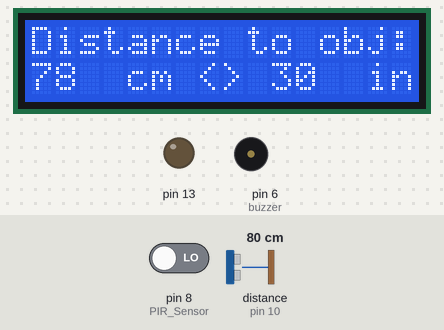
Bench run of a sketch on a simulated Arduino Uno, built with avr-gcc and run on an emulated ATmega328P. On the bench: 16×2 character LCD, output pins drawn as LEDs (lit = HIGH), buzzer (waves = sounding). Wiring (inferred from the names in the program): ultrasonic range finder: trigger pin 9; echo pin 10. Inputs (shaded band) come from the test bench; at power-on: pin 8 (PIR_Sensor) LOW, distance to the obstacle (sensor on pin 10) 80 cm. The echo pulse lasts 58.3 µs per cm; pins used as bus, display or sensor lines are not drawn.

Above: at 1.2 s.
1.3 s: pin 8 (PIR_Sensor) driven HIGH
At 2.5 s:
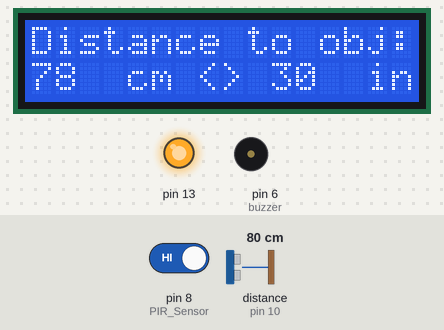
2.8 s: pin 8 (PIR_Sensor) driven LOW
At 3.9 s:
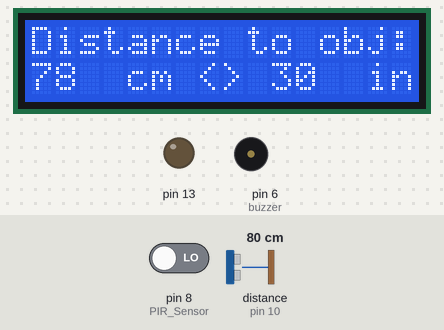
5.8 s: distance to the obstacle (sensor on pin 10) set to 2 cm
At 7.0 s:
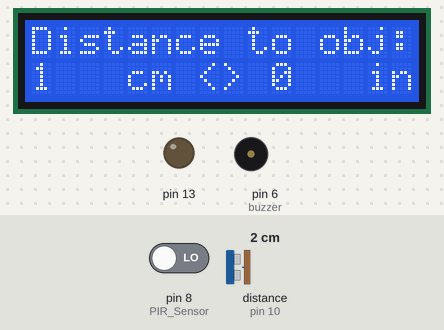
8.8 s: distance to the obstacle (sensor on pin 10) set to 4 cm
At 9.2 s:
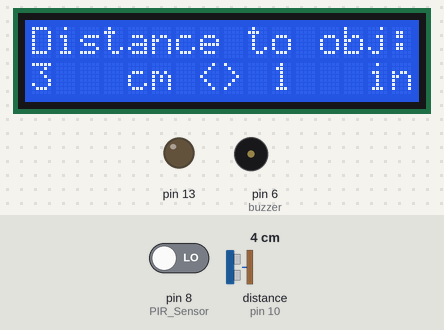
10.3 s: distance to the obstacle (sensor on pin 10) set to 9 cm
At 11.7 s:
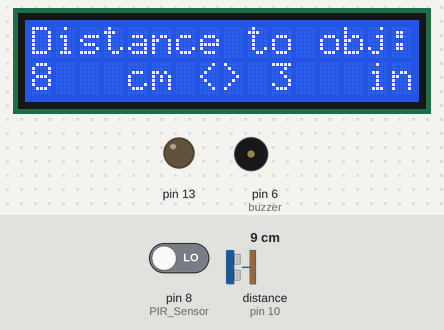
Timing chart, 0 to 13.3 s (numbered marks = the images above; inputs shaded):
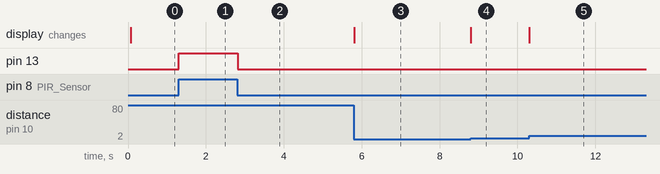

The sketch:

TEST_LCD_Display.ino
```cpp
/*  ============================================================================
 *  === TEST_LCD_Display.ino ========================================================
 *  ========================================================================= */
/** \file TEST_LCD_Display.cpp
 *
 *  \author Joseph Spear
 *
 *  \brief  Tesing the HCSR04, Peizo Buzzer, and the SD1602H LCD Display
 *
 *   ## Description
 *
 *  Random LCD Tests to get used to it.
 *  Also will use HCSR04 Ultrasonic Sensors
 *  June 28, 2021
 *
 *
 *
 ******************************************************************************/


// Include the LiquidCrystal library
#include <LiquidCrystal.h>


/* ***************************************************************************************************************************************************
 *                                           Globals
 ****************************************************************************************************************************************************/

// Initialization of pins and timing constants

/** ***********************************************************************/ /**
 *  @var trigPin
 *  \brief  The input trigger pin of the HCSR04
*******************************************************************************/
const int trigPin = 9;
/** ***********************************************************************/ /**
 *  @var echoPin
 *  \brief  The output echo pin of the HCSR04
*******************************************************************************/
const int echoPin = 10;
/** ***********************************************************************/ /**
 *  @var buzzer
 *  \brief  The pin for the piezo buzzer
*******************************************************************************/
const int buzzer = 6;
/** ***********************************************************************/ /**
 *  @var PIR_Sensor
 *  \brief  The pin for the Inferred Sensor. Currently unutilized.
*******************************************************************************/
const int PIR_Sensor= 8; // Inferred sensor

const int refresh = 7;
const int timer = 500;

/** ***********************************************************************/ /**
 *  @var rs
 *  \brief  The Register Select for the LCD Screen
*******************************************************************************/
const int rs = 12;
/** ***********************************************************************/ /**
 *  @var en
 *  \brief  The Enable for the LCD Screen
*******************************************************************************/
const int en = 11;
/** ***********************************************************************/ /**
 *  @var d4
 *  \brief  The fifth binary digit for the LCD Screen
*******************************************************************************/
const int d4 = 5;
/** ***********************************************************************/ /**
 *  @var d5
 *  \brief  The sixth binary digit for the LCD Screen
*******************************************************************************/
const int d5 = 4;
/** ***********************************************************************/ /**
 *  @var d6
 *  \brief  The seventh binary digit for the LCD Screen
*******************************************************************************/
const int d6 = 3;
/** ***********************************************************************/ /**
 *  @var d7
 *  \brief  The eighth binary digit for the LCD Screen
*******************************************************************************/
const int d7 = 2;


/** ***********************************************************************/ /**
 *  @fn lcd
 *  \brief  The LiquidCrystal object from the LiquidCrystal Library which initializes the LCD screen to opeate based on the input pins.
*******************************************************************************/
LiquidCrystal lcd(rs, en, d4, d5, d6, d7);

int ultraSonicDistance(void);


/* ***************************************************************************************************************************************************
 *                                           Arduino Setup
 ****************************************************************************************************************************************************/


void setup() {
  // Starts the serial communication
  Serial.begin(9600);
  // Sets the trigPin as an Output
  pinMode(trigPin, OUTPUT);
  // Sets the echoPin as an Input
  pinMode(echoPin, INPUT);

  pinMode(buzzer, OUTPUT);
  pinMode(PIR_Sensor, INPUT);
  pinMode(13, OUTPUT);


  // Set up the LCD's number of columns and rows:
  lcd.begin(16, 2);


  // Print message to screen
  lcd.setCursor(0,0);

  lcd.print("Distance to obj:");
}

void loop() {

  /** ***********************************************************************/ /**
   *  @var sense
   *  \brief  Stores most recent Inferred Sensor data (On/Off)
  *******************************************************************************/
  int sense = digitalRead(PIR_Sensor);

  /** ***********************************************************************/ /**
   *  @var distance
   *  \brief  Stores most recent distance from HCSR-04
  *******************************************************************************/
  int distance = ultraSonicDistance();

  /** ***********************************************************************/ /**
   *  @var distance
   *  \brief  Stores most recent distance from HCSR-04 in Inches
  *******************************************************************************/
  int distanceIN = distance * 0.3937;

  // When the inferred sensor has a value, turn on the LED and turn on the buzzer. Turn off otherwise
  if (sense != 0)
  {
    digitalWrite(13, HIGH);
    tone(buzzer, 900);
  }
  else
  {
    digitalWrite(13, LOW);
    noTone(buzzer);
  }


 // Displaying distance to the LCD Screen

  // Show distance in cm
  lcd.setCursor(0,1);
  lcd.print(distance);
  lcd.setCursor(4,1);
  lcd.print("cm");

  if(distance < 100)
  {
    lcd.setCursor(2,1);
    lcd.print(" ");

    if(distance < 10)
    {
    lcd.setCursor(1,1);
    lcd.print(" ");
    }
  }

  lcd.setCursor(7,1);
  lcd.print("<>");

  // Show distance in in
  lcd.setCursor(10,1);
  lcd.print(distanceIN);
  lcd.setCursor(14,1);
  lcd.print("in");

  if(distanceIN < 100)
  {
    lcd.setCursor(12,1);
    lcd.print(" ");

    if(distanceIN < 10)
    {
      lcd.setCursor(11,1);
      lcd.print(" ");
    }
  }
  tone(6, distance*10);
}


/* ***************************************************************************************************************************************************
 *                                           Functions
 ****************************************************************************************************************************************************/


int ultraSonicDistance(void)
{

  long duration = 0;
  int distance = 0;
  // Clears the trigPin
  digitalWrite(trigPin, LOW);
  delayMicroseconds(2);

  // Sets the trigPin on HIGH state for 10 micro seconds
  digitalWrite(trigPin, HIGH);
  delayMicroseconds(10);
  digitalWrite(trigPin, LOW);

  // Reads the echoPin, returns the sound wave travel time in microseconds
  duration = pulseIn(echoPin, HIGH);

  // Calculating the distance
  distance= duration*0.034/2;

  return distance;
}
```

TEST_Seven_Segment_Display.cpp
```cpp
/*  ============================================================================
 *  === TEST_Seven_Segment_Display.ino ========================================================
 *  ========================================================================= */
/** \file TEST_Seven_Segment_Display.cpp
 *
 *  \author Joseph Spear
 *
 *  \brief  Testing the HCSR04 and Seven-Segment Digital Display
 *
 *
 *   ## Description
 *
 *  This is a test function to Work with the HCSR04 Ultrasonic Sensor.
 *  Sourced from: https://www.theengineeringprojects.com/2017/08/ultrasonic-sensor-arduino-interfacing.html
 *  June 23, 2021.
 *
 *
 *
 ******************************************************************************/


/* ***************************************************************************************************************************************************
 *                                           Definitions
 ****************************************************************************************************************************************************/

/**
 * \def D_ONE
 * \brief Setting Arduino Pin D2 to be Pin 1 on the 7-segment display
 */
#define D_ONE 2
const int G = D_ONE;

/**
 * \def D_THREE
 * \brief Setting Arduino Pin D3 to be Pin 3 on the 7-segment display
 */
#define D_THREE  3
const int A = D_THREE;

/**
 * \def D_FOUR
 * \brief Setting Arduino Pin D4 to be Pin 4 on the 7-segment display
 */
#define D_FOUR  4
const int EFF = D_FOUR;

/**
 * \def D_FIVE
 * \brief Setting Arduino Pin D5 to be Pin 5 on the 7-segment display
 */
#define D_FIVE  5
const int right = D_FIVE;  // Need to change this when taking input into consideration/.

/**
 * \def D_SIX
 * \brief Setting Arduino Pin D6 to be Pin 6 on the 7-segment display
 */
#define D_SIX  6
const int D = D_SIX;

/**
 * \def D_SEVEN
 * \brief Setting Arduino Pin D7 to be Pin 7 on the 7-segment display
 */
#define D_SEVEN  7
const int E = D_SEVEN;

/**
 * \def D_EIGHT
 * \brief Setting Arduino Pin D8 to be Pin 8 on the 7-segment display
 */
#define D_EIGHT  8
const int C = D_EIGHT;

/**
 * \def D_NINE
 * \brief Setting Arduino Pin D9 to be Pin 9 on the 7-segment display
 */
#define D_NINE  9
const int B = D_NINE;

/**
 * \def D_TEN
 * \brief Setting Arduino Pin 10 to be Pin 10 on the 7-segment display
 */
#define D_TEN  10
const int left = D_TEN; // Need to change this when taking input into consideration.


/* ***************************************************************************************************************************************************
 *                                           Globals
 ****************************************************************************************************************************************************/

// defines arduino pins numbers

/** ***********************************************************************/ /**
 *  @var trigPin
 *  \brief  The input trigger pin of the HCSR04
*******************************************************************************/
const int trigPin = 11;
/** ***********************************************************************/ /**
 *  @var echoPin
 *  \brief  The output echo pin of the HCSR04
*******************************************************************************/
const int echoPin = 12;

// defines variables
const int timer = 500;
const int refresh = 7;

// Function Declarations
int ultraSonicDistance(void);
void displayDigit(int);


/* ***************************************************************************************************************************************************
 *                                           Arduino Setup
 ****************************************************************************************************************************************************/


void setup() {
  // Starts the serial communication
  Serial.begin(9600);
  // Sets the trigPin as an Output
  pinMode(trigPin, OUTPUT);
  // Sets the echoPin as an Input
  pinMode(echoPin, INPUT);
  // Set each pin as output for the 7-Seg display
  pinMode(A, OUTPUT);
  pinMode(B, OUTPUT);
  pinMode(C, OUTPUT);
  pinMode(right, OUTPUT);
  pinMode(D, OUTPUT);
  pinMode(E, OUTPUT);
  pinMode(EFF, OUTPUT);
  pinMode(G, OUTPUT);
  pinMode(left, OUTPUT);
}


/* ***************************************************************************************************************************************************
 *                                           Arduino Loop
 ****************************************************************************************************************************************************/

void loop() {
  // Turn off both digits

  digitalWrite(right, HIGH);
  digitalWrite(left, HIGH);

  // Initialize the distances to be found by
  /** ***********************************************************************/ /**
   *  @var distance
   *  \brief  Stores most recent distance from HCSR-04
  *******************************************************************************/
  int distance = 0;

  /** ***********************************************************************/ /**
   *  @var distanceOnes
   *  \brief  Stores the Ones digit of the most recent distance from HCSR-04
  *******************************************************************************/
  int distanceOnes = 0;

  /** ***********************************************************************/ /**
   *  @var distanceOnes
   *  \brief  Stores the Tens digit of the most recent distance from HCSR-04
  *******************************************************************************/
  int distanceTens = 0;


  // Get an average distance
  distance = ultraSonicDistance() * 0.3937; // * 0.3937 converts to in. * 1 is default (cm)

  distanceOnes = distance % 10;
  distanceTens = distance / 10;


  // Displays the ones digit
  if(distance < 10)
  {
    digitalWrite(right, LOW);
    displayDigit(distanceOnes);
    delay(refresh);
    digitalWrite(right, HIGH);
    delay(refresh);
  }

  // Displays both the ones and tens digit
  else if ((distance > 0) && (distance < 100))
  {
    digitalWrite(left, LOW);
    displayDigit(distanceTens);
    delay(refresh);
    digitalWrite(left, HIGH);
    digitalWrite(right, LOW);
    displayDigit(distanceOnes);
    delay(refresh);
  }

  // Displays _ _ because it has more than 2 digits
  else
  {
    digitalWrite(left, LOW);
    digitalWrite(right, LOW);
    displayDigit(-1);
    delay(refresh);
    digitalWrite(right, HIGH);
    digitalWrite(left, HIGH);
    delay(refresh);
  }

}


/* ***************************************************************************************************************************************************
 *                                           Functions
 ****************************************************************************************************************************************************/


/** ***********************************************************************/ /**
 * \fn ultraSonicDistance
 * \brief Acquires data from the HCSR04 and converts it to a distance int
 * \param[out] distance Distance calculated from sound travel time
 * \return Distance between HCSR04 and object
*******************************************************************************/
int ultraSonicDistance(void)
{

  // Initialize variables
  long duration = 0;
  int distance = 0;

  // Clears the trigPin
  digitalWrite(trigPin, LOW);
  delayMicroseconds(2);

  // Sets the trigPin on HIGH state for 10 micro seconds
  digitalWrite(trigPin, HIGH);
  delayMicroseconds(10);
  digitalWrite(trigPin, LOW);

  // Reads the echoPin, returns the sound wave travel time in microseconds
  duration = pulseIn(echoPin, HIGH);

  // Calculating the distance in cm
  distance= duration*0.034/2;

  return distance;
}


/** ***********************************************************************/ /**
 * \fn displayDigit
 * \brief Takes in a base-10 number (0-9) and outputs it to a 7-segment display
 * \param[in] key The desired number to be output
 * \return Nothing
*******************************************************************************/
void displayDigit(int key){
    digitalWrite(A, LOW);
    digitalWrite(B, LOW);
    digitalWrite(C, LOW);
    digitalWrite(D, LOW);
    digitalWrite(E, LOW);
    digitalWrite(EFF, LOW);
    digitalWrite(G, LOW);

  if (key == 0)
  {
    digitalWrite(A, HIGH);
    digitalWrite(B, HIGH);
    digitalWrite(C, HIGH);
    digitalWrite(D, HIGH);
    digitalWrite(E, HIGH);
    digitalWrite(EFF, HIGH);
  }
  else if(key == 1)
  {
    digitalWrite(EFF, HIGH);
    digitalWrite(E, HIGH);
  }
  else if(key == 2)
  {
    digitalWrite(A, HIGH);
    digitalWrite(B, HIGH);
    digitalWrite(D, HIGH);
    digitalWrite(E, HIGH);
    digitalWrite(G, HIGH);
  }
  else if(key == 3)
  {
    digitalWrite(A, HIGH);
    digitalWrite(B, HIGH);
    digitalWrite(C, HIGH);
    digitalWrite(D, HIGH);
    digitalWrite(G, HIGH);
  }
  else if(key == 4)
  {
    digitalWrite(EFF, HIGH);
    digitalWrite(B, HIGH);
    digitalWrite(C, HIGH);
    digitalWrite(G, HIGH);
  }
  else if(key == 5)
  {
    digitalWrite(A, HIGH);
    digitalWrite(EFF, HIGH);
    digitalWrite(G, HIGH);
    digitalWrite(C, HIGH);
    digitalWrite(D, HIGH);
  }
  else if(key == 6)
  {
    digitalWrite(EFF, HIGH);
    digitalWrite(G, HIGH);
    digitalWrite(C, HIGH);
    digitalWrite(D, HIGH);
    digitalWrite(E, HIGH);
  }
  else if(key == 7)
  {
    digitalWrite(EFF, HIGH);
    digitalWrite(A, HIGH);
    digitalWrite(B, HIGH);
    digitalWrite(C, HIGH);
  }
  else if(key == 8)
  {
    digitalWrite(EFF, HIGH);
    digitalWrite(A, HIGH);
    digitalWrite(B, HIGH);
    digitalWrite(C, HIGH);
    digitalWrite(D, HIGH);
    digitalWrite(E, HIGH);
    digitalWrite(G, HIGH);
  }
  else if(key == 9)
  {
    digitalWrite(A, HIGH);
    digitalWrite(B, HIGH);
    digitalWrite(C, HIGH);
    digitalWrite(EFF, HIGH);
    digitalWrite(G, HIGH);
  }
  else if ((key > 0) || (key < 9))
  {
    digitalWrite(A, LOW);
    digitalWrite(B, LOW);
    digitalWrite(C, LOW);
    digitalWrite(D, HIGH);
    digitalWrite(E, LOW);
    digitalWrite(EFF, LOW);
    digitalWrite(G, LOW);
  }
}
```

Source omitted: TEST_LCD_Display.cpp (7581 bytes)

Measured:
- after the input at 1.3 s, pin 13: LOW → HIGH at once; tone on pin 6 (buzzer): stays silent (without the input it goes to 780 Hz after 1.5 s)
- after the input at 2.8 s, pin 13: HIGH → LOW at once; tone on pin 6 (buzzer): stays silent (without the input it goes to 780 Hz after 3.0 s)
- after the input at 5.8 s, tone on pin 6 (buzzer): stays silent (without the input it goes to 780 Hz after 3.0 s); the display: changes at once (image 3)
- after the input at 8.8 s, the display: changes at once (image 4)
- after the input at 10.3 s, the display: changes at once (image 5)
